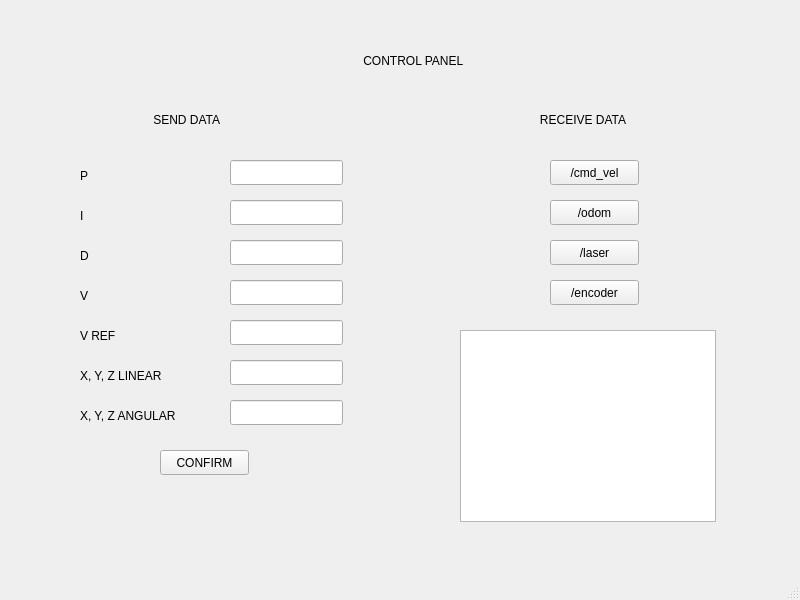
<?xml version="1.0" encoding="UTF-8"?>
<ui version="4.0">
 <class>MainWindow</class>
 <widget class="QMainWindow" name="MainWindow">
  <property name="geometry">
   <rect>
    <x>0</x>
    <y>0</y>
    <width>800</width>
    <height>600</height>
   </rect>
  </property>
  <property name="windowTitle">
   <string>MainWindow</string>
  </property>
  <widget class="QWidget" name="centralwidget">
   <widget class="QLabel" name="label_2">
    <property name="geometry">
     <rect>
      <x>80</x>
      <y>160</y>
      <width>111</width>
      <height>31</height>
     </rect>
    </property>
    <property name="text">
     <string>P</string>
    </property>
   </widget>
   <widget class="QLabel" name="label_3">
    <property name="geometry">
     <rect>
      <x>80</x>
      <y>200</y>
      <width>111</width>
      <height>31</height>
     </rect>
    </property>
    <property name="text">
     <string>I</string>
    </property>
   </widget>
   <widget class="QLabel" name="label_4">
    <property name="geometry">
     <rect>
      <x>80</x>
      <y>240</y>
      <width>111</width>
      <height>31</height>
     </rect>
    </property>
    <property name="text">
     <string>D</string>
    </property>
   </widget>
   <widget class="QLabel" name="label_5">
    <property name="geometry">
     <rect>
      <x>80</x>
      <y>280</y>
      <width>111</width>
      <height>31</height>
     </rect>
    </property>
    <property name="text">
     <string>V</string>
    </property>
   </widget>
   <widget class="QLabel" name="label_6">
    <property name="geometry">
     <rect>
      <x>80</x>
      <y>320</y>
      <width>111</width>
      <height>31</height>
     </rect>
    </property>
    <property name="text">
     <string>V REF</string>
    </property>
   </widget>
   <widget class="QLabel" name="label_7">
    <property name="geometry">
     <rect>
      <x>80</x>
      <y>360</y>
      <width>111</width>
      <height>31</height>
     </rect>
    </property>
    <property name="text">
     <string>X, Y, Z LINEAR</string>
    </property>
   </widget>
   <widget class="QLabel" name="label_12">
    <property name="geometry">
     <rect>
      <x>80</x>
      <y>400</y>
      <width>121</width>
      <height>31</height>
     </rect>
    </property>
    <property name="text">
     <string>X, Y, Z ANGULAR</string>
    </property>
   </widget>
   <widget class="QLabel" name="label">
    <property name="geometry">
     <rect>
      <x>350</x>
      <y>30</y>
      <width>151</width>
      <height>61</height>
     </rect>
    </property>
    <property name="text">
     <string>    CONTROL PANEL</string>
    </property>
   </widget>
   <widget class="QLineEdit" name="lineEdit">
    <property name="geometry">
     <rect>
      <x>230</x>
      <y>160</y>
      <width>113</width>
      <height>25</height>
     </rect>
    </property>
   </widget>
   <widget class="QLineEdit" name="lineEdit_2">
    <property name="geometry">
     <rect>
      <x>230</x>
      <y>200</y>
      <width>113</width>
      <height>25</height>
     </rect>
    </property>
   </widget>
   <widget class="QLineEdit" name="lineEdit_3">
    <property name="geometry">
     <rect>
      <x>230</x>
      <y>240</y>
      <width>113</width>
      <height>25</height>
     </rect>
    </property>
   </widget>
   <widget class="QLineEdit" name="lineEdit_4">
    <property name="geometry">
     <rect>
      <x>230</x>
      <y>280</y>
      <width>113</width>
      <height>25</height>
     </rect>
    </property>
   </widget>
   <widget class="QLineEdit" name="lineEdit_5">
    <property name="geometry">
     <rect>
      <x>230</x>
      <y>320</y>
      <width>113</width>
      <height>25</height>
     </rect>
    </property>
   </widget>
   <widget class="QLineEdit" name="lineEdit_6">
    <property name="geometry">
     <rect>
      <x>230</x>
      <y>360</y>
      <width>113</width>
      <height>25</height>
     </rect>
    </property>
   </widget>
   <widget class="QLineEdit" name="lineEdit_7">
    <property name="geometry">
     <rect>
      <x>230</x>
      <y>400</y>
      <width>113</width>
      <height>25</height>
     </rect>
    </property>
   </widget>
   <widget class="QLabel" name="label_8">
    <property name="geometry">
     <rect>
      <x>120</x>
      <y>110</y>
      <width>151</width>
      <height>20</height>
     </rect>
    </property>
    <property name="text">
     <string>          SEND DATA</string>
    </property>
   </widget>
   <widget class="QPushButton" name="pushButton">
    <property name="geometry">
     <rect>
      <x>160</x>
      <y>450</y>
      <width>89</width>
      <height>25</height>
     </rect>
    </property>
    <property name="text">
     <string>CONFIRM</string>
    </property>
   </widget>
   <widget class="QLabel" name="label_9">
    <property name="geometry">
     <rect>
      <x>520</x>
      <y>110</y>
      <width>151</width>
      <height>20</height>
     </rect>
    </property>
    <property name="text">
     <string>      RECEIVE DATA</string>
    </property>
   </widget>
   <widget class="QPushButton" name="pushButton_2">
    <property name="geometry">
     <rect>
      <x>550</x>
      <y>160</y>
      <width>89</width>
      <height>25</height>
     </rect>
    </property>
    <property name="text">
     <string>/cmd_vel</string>
    </property>
   </widget>
   <widget class="QPushButton" name="pushButton_3">
    <property name="geometry">
     <rect>
      <x>550</x>
      <y>200</y>
      <width>89</width>
      <height>25</height>
     </rect>
    </property>
    <property name="text">
     <string>/odom</string>
    </property>
   </widget>
   <widget class="QPushButton" name="pushButton_4">
    <property name="geometry">
     <rect>
      <x>550</x>
      <y>240</y>
      <width>89</width>
      <height>25</height>
     </rect>
    </property>
    <property name="text">
     <string>/laser</string>
    </property>
   </widget>
   <widget class="QPushButton" name="pushButton_5">
    <property name="geometry">
     <rect>
      <x>550</x>
      <y>280</y>
      <width>89</width>
      <height>25</height>
     </rect>
    </property>
    <property name="text">
     <string>/encoder</string>
    </property>
   </widget>
   <widget class="QTextBrowser" name="textBrowser">
    <property name="geometry">
     <rect>
      <x>460</x>
      <y>330</y>
      <width>256</width>
      <height>192</height>
     </rect>
    </property>
   </widget>
  </widget>
  <widget class="QMenuBar" name="menubar">
   <property name="geometry">
    <rect>
     <x>0</x>
     <y>0</y>
     <width>800</width>
     <height>22</height>
    </rect>
   </property>
  </widget>
  <widget class="QStatusBar" name="statusbar"/>
 </widget>
 <resources/>
 <connections/>
</ui>
